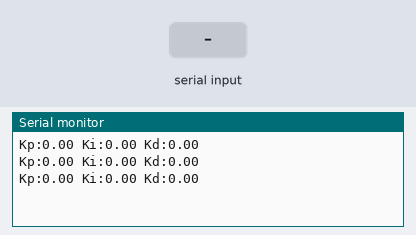
Bench run of a sketch on a simulated Arduino Uno, built with avr-gcc and run on an emulated ATmega328P. Parts: the last lines printed to the serial monitor. The test bench sets the inputs (shaded band).

Above: at 1.2 s.
1.3 s: "90,45,200\n" received over Serial
At 2.7 s:
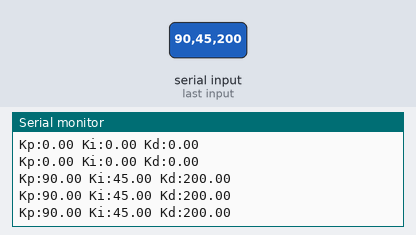
2.8 s: "30,150,10\n" received over Serial
At 3.6 s:
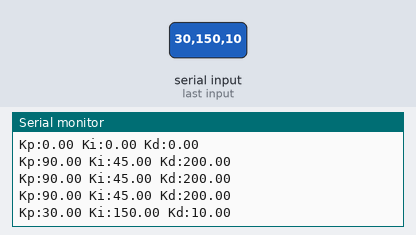
Timing chart, 0 to 5.8 s (numbered marks = the images above; inputs shaded):
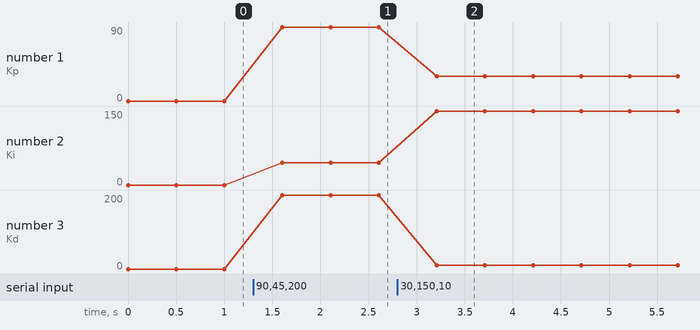

Measured:
- after the input at 1.3 s, the serial monitor: prints a new line after 0.30 s (image 1)
- after the input at 2.8 s, the serial monitor: prints a new line after 0.41 s (image 2)
- plotted number 1: 0 → 90 after the input at 1.3 s, 90 → 30 after the input at 2.8 s
- plotted number 2: 0 → 45 after the input at 1.3 s, 45 → 150 after the input at 2.8 s
- plotted number 3: 0 → 200 after the input at 1.3 s, 200 → 10 after the input at 2.8 s

The sketch:

serial.ino
```cpp
struct PID_receive
{
  float Kp;
  float Ki;
  float Kd;
 }PID_Receive;
void PID_receive_init()
 {
  PID_Receive.Kp=0;
  PID_Receive.Ki=0;
  PID_Receive.Kd=0;
  }
void setup() {
  // put your setup code here, to run once:
  PID_receive_init();
  Serial.begin(9600);
}

void loop() {
  // put your main code here, to run repeatedly:
  if(Serial.available()>0)
  {
    delay(100);
    PID_Receive.Kp=Serial.parseFloat();
    PID_Receive.Ki=Serial.parseFloat();
    PID_Receive.Kd=Serial.parseFloat();
   }
   while(Serial.read() >= 0){}
   Serial.print("Kp:");
   Serial.print(PID_Receive.Kp);
   Serial.print(" ");
   Serial.print("Ki:");
   Serial.print(PID_Receive.Ki);
   Serial.print(" ");
   Serial.print("Kd:");
   Serial.println(PID_Receive.Kd);
   delay(500);
}
```
